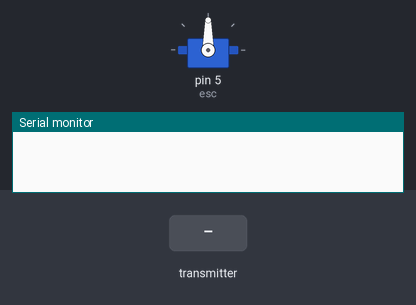
Simulated run of this sketch. Board: Arduino Uno, built with avr-gcc and run on an emulated ATmega328P. Parts: servo, the last lines printed to the serial monitor. Inputs (shaded band) come from the test bench. No radio packets arrive unless stated.

Above: at 1.5 s.
1.6 s: the transmitter starts sending received = 256
At 2.8 s:
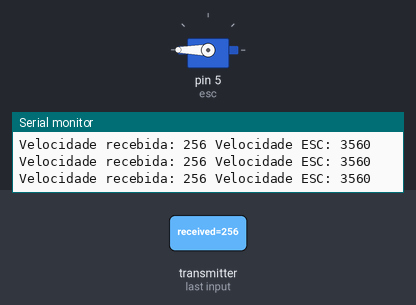
3.1 s: the transmitter starts sending received = 0
At 4.0 s:
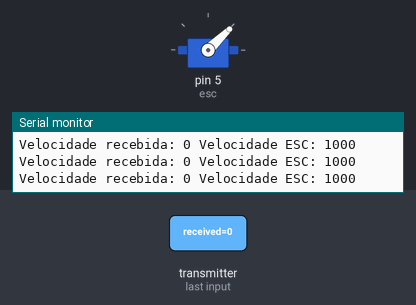
4.6 s: the transmitter starts sending received = 512
At 5.2 s:
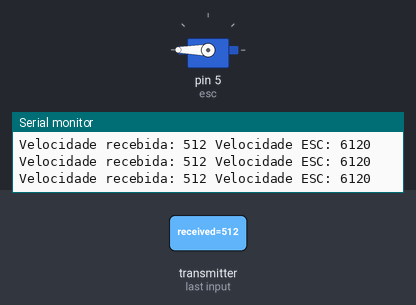
Timing chart, 0 to 7.6 s (numbered marks = the images above; inputs shaded):
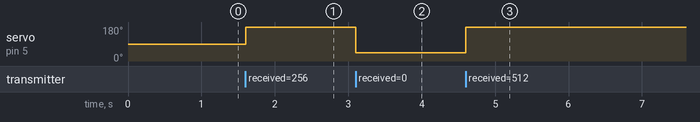

Measured:
- after the input at 1.6 s, servo on pin 5 (esc): 90° → 180° at once
- after the input at 3.1 s, servo on pin 5 (esc): 180° → 44° at once
- after the input at 4.6 s, servo on pin 5 (esc): 44° → 180° at once

The sketch:

NRFReceiver.ino
```cpp
#include <SPI.h>
#include <nRF24L01.h>
#include <RF24.h>
#include <Servo.h>

RF24 radio(9, 10); // CE, CSN
const byte address[6] = "node1";

//
int received = 0;
int spd = 1000;
int spdAnterior = 1000;

//
Servo esc;

void setup() {
  esc.attach(5);
  delay(300);
  Serial.begin(9600);
  radio.begin();
  radio.setPALevel(RF24_PA_MIN);
  radio.setDataRate(RF24_2MBPS);
  radio.setChannel(124);
  radio.openReadingPipe(0, address);
  radio.startListening();
}
void loop() {
  if (radio.available()) {
    radio.read(&received, sizeof(received));
    Serial.print("Velocidade recebida: ");
    Serial.print(received);
    spd = map(received, 0, 100, 1000, 2000);
    Serial.print(" Velocidade ESC: ");
    Serial.println(spd);
    if (spd != spdAnterior) {
      esc.writeMicroseconds(spd);
      Serial.println("Alterou");
    }
    spdAnterior = spd;
  }
}
```
